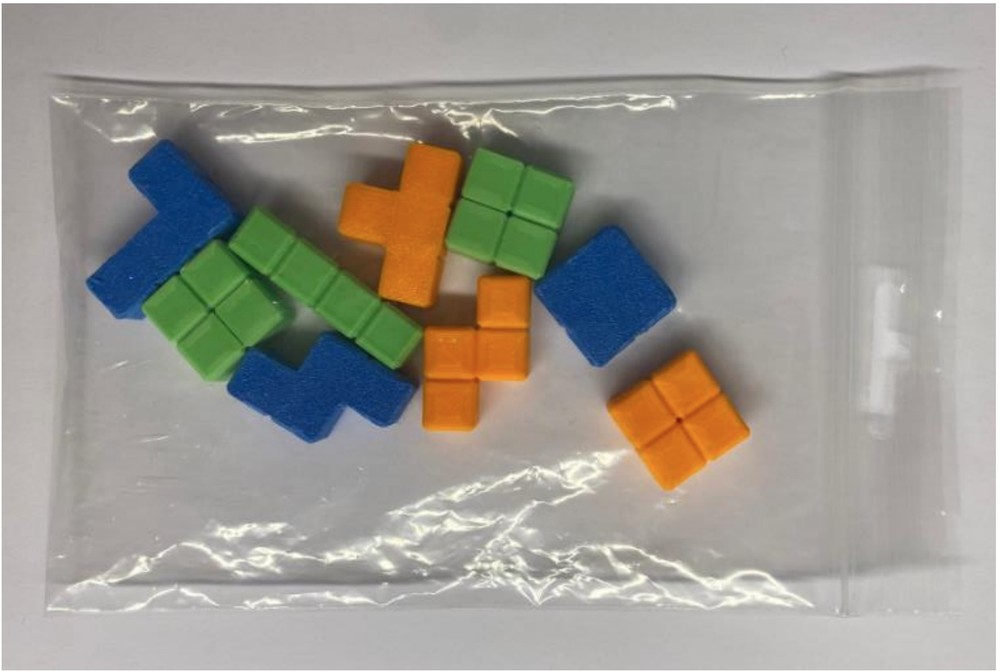
#> input picture ex_img.png, 1000 x 672 px, shrunk from 1221 x 820 before the run
$ python main_img.py
#> lines starting #> are read from the running program, lines starting #| are printed output that depends on the picture; after the words box and inside, x2 and y2 are one past the last pixel; in counts of white or black regions, pixels touching at a corner belong together
# Importing libraries
import numpy as np
import cv2

# Reading image
image = cv2.imread("ex_img.png")
#> image is the input picture: shape (672, 1000, 3); mean B, G, R 145.9, 154, 156.4

# Converting BGR to HSV
hsvFrame = cv2.cvtColor(image, cv2.COLOR_BGR2HSV)
#> hsvFrame: shape (672, 1000, 3); mean H, S, V 33.4, 40.5, 164

# Setting range and defining mask for colors
red_lower = np.array([136, 87, 111], np.uint8)
red_upper = np.array([180, 255, 255], np.uint8)
red_mask = cv2.inRange(hsvFrame, red_lower, red_upper)
#> red_mask: shape (672, 1000); every value is 0

green_lower = np.array([25*1.5, 52*1.5, 72*1.5], np.uint8)
green_upper = np.array([102, 255, 255], np.uint8)
green_mask = cv2.inRange(hsvFrame, green_lower, green_upper)
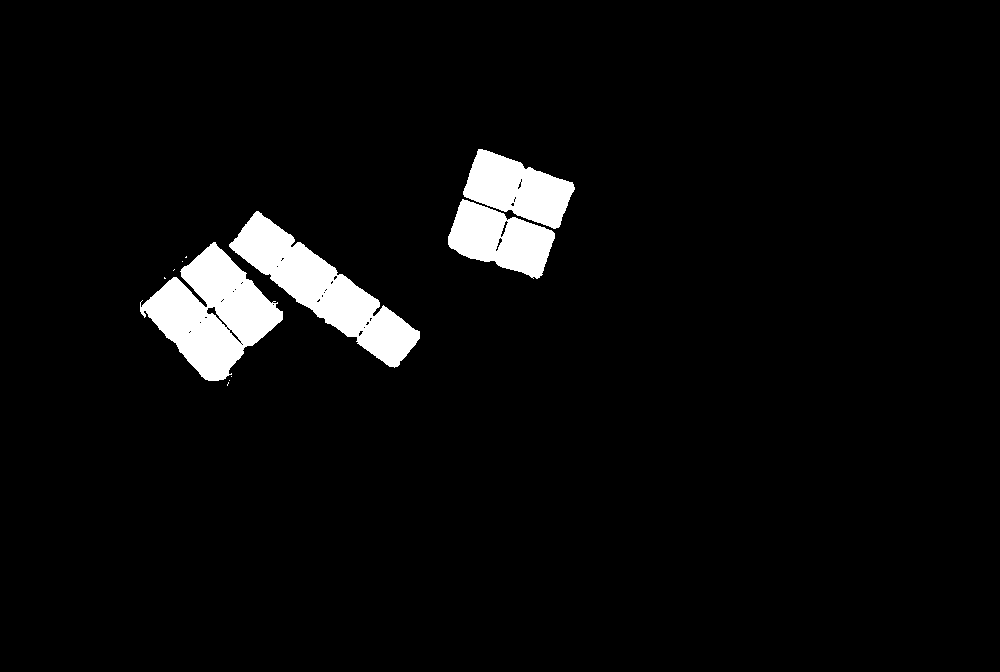
#> green_mask: shape (672, 1000); 4.5% white; 11 white regions (7 under 20 px), largest, box (x1, y1, x2, y2) and area: (140, 242, 283, 381) 10236, (229, 211, 420, 368) 9564, (463, 149, 575, 229) 5102, (448, 199, 555, 279) 5045

blue_lower = np.array([94, 80, 2], np.uint8)
blue_upper = np.array([120, 255, 255], np.uint8)
blue_mask = cv2.inRange(hsvFrame, blue_lower, blue_upper)
#> blue_mask: shape (672, 1000); 5.4% white; 3 white regions, box (x1, y1, x2, y2) and area: (86, 140, 246, 320) 12587, (227, 331, 414, 443) 12082, (535, 224, 676, 367) 11724

orange_lower = np.array([10, 110, 110], np.uint8)
orange_upper = np.array([25, 255, 255], np.uint8)
orange_mask = cv2.inRange(hsvFrame, orange_lower, orange_upper)
#> orange_mask: shape (672, 1000); 5.3% white; 4 white regions (1 under 20 px), largest, box (x1, y1, x2, y2) and area: (336, 141, 461, 308) 12417, (422, 272, 532, 433) 11640, (606, 350, 751, 491) 11435

# Defining kernel size for dilation
kernel = np.ones((5, 5), "uint8")

# Making objects bold
red_mask = cv2.dilate(red_mask, kernel)
green_mask = cv2.dilate(green_mask, kernel)
#> green_mask: shape (672, 1000); 5.1% white; 4 white regions, box (x1, y1, x2, y2) and area: (138, 240, 285, 388) 11862, (446, 147, 577, 281) 11550, (227, 209, 422, 370) 11083, (171, 267, 177, 273) 34
blue_mask = cv2.dilate(blue_mask, kernel)
#> blue_mask: shape (672, 1000); 6% white; 3 white regions, box (x1, y1, x2, y2) and area: (84, 138, 248, 322) 14099, (225, 329, 416, 445) 13443, (533, 222, 678, 369) 12877
orange_mask = cv2.dilate(orange_mask, kernel)
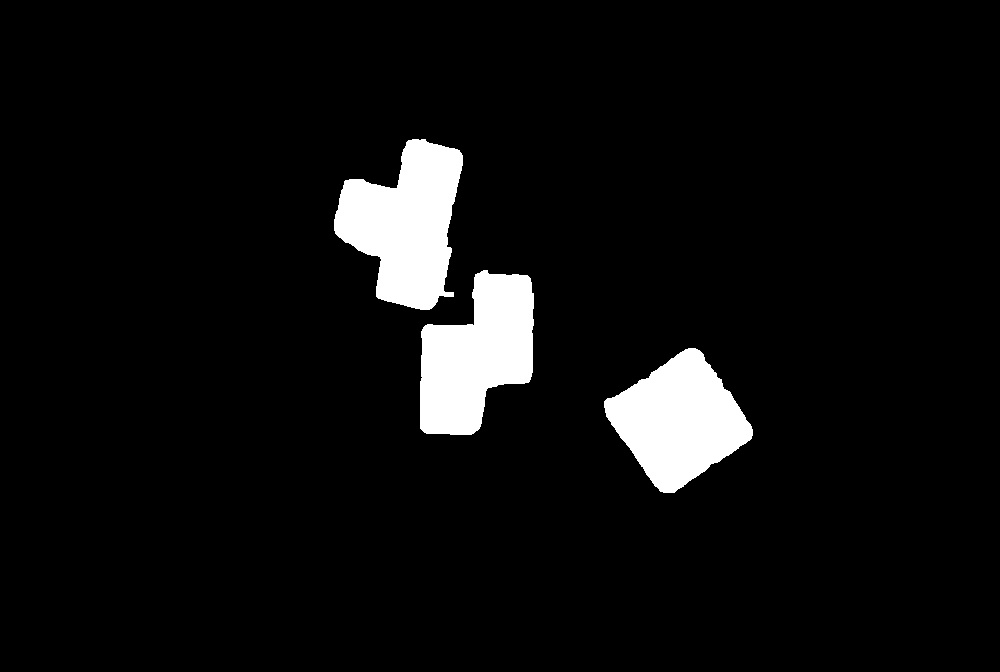
#> orange_mask: shape (672, 1000); 5.8% white; 3 white regions

# Draw rectangles for colors
red_count = 0
contours, hierarchy = cv2.findContours(red_mask, cv2.RETR_TREE, cv2.CHAIN_APPROX_SIMPLE)
#> contours = []
for pic, contour in enumerate(contours):
    area = cv2.contourArea(contour)
    if(area > 220):
        x, y, w, h = cv2.boundingRect(contour)
        image = cv2.rectangle(image, (x, y), (x + w, y + h), (0, 0, 255), 2)
        cv2.putText(image, "Red", (x, y), cv2.FONT_HERSHEY_SIMPLEX, 1.0, (0, 0, 255))
        red_count = red_count + 1
#> this loop made 0 passes
#> after the loop, red_count = 0

green_count = 0
contours, hierarchy = cv2.findContours(green_mask, cv2.RETR_TREE, cv2.CHAIN_APPROX_SIMPLE)
#> contours = 7 contours, 3 with area under 20; largest, box (x1, y1, x2, y2) and area: (138, 240, 285, 388) 11666, (446, 147, 577, 281) 11358, (227, 209, 422, 370) 10857, (171, 267, 177, 273) 24
for pic, contour in enumerate(contours):
    area = cv2.contourArea(contour)
    if(area > 220):
        x, y, w, h = cv2.boundingRect(contour)
        image = cv2.rectangle(image, (x, y), (x + w, y + h), (0, 255, 0), 2)
        cv2.putText(image, "Green", (x, y), cv2.FONT_HERSHEY_SIMPLEX, 1.0, (0, 255, 0))
        green_count = green_count + 1
#> this loop made 7 passes
#> (area, x, y, w, h) on passes 2, 5, 6: (11665.5, 138, 240, 147, 148), (10857, 227, 209, 195, 161), (11357.5, 446, 147, 131, 134)
#> area on pass 1: 24
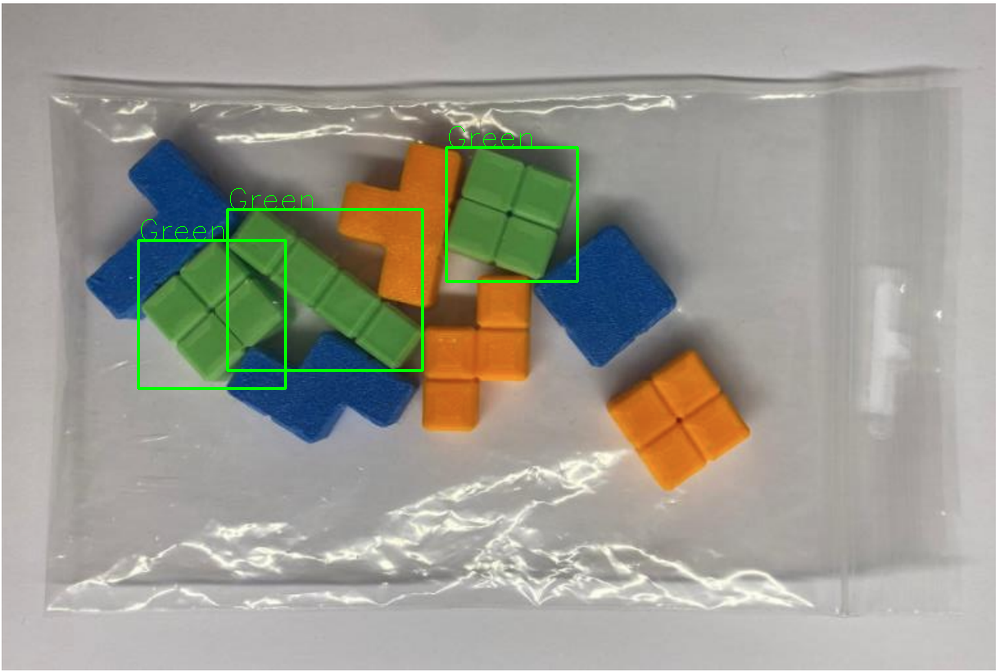
#> image: shape (672, 1000, 3); mean B, G, R 145.2, 155.4, 155.7
#> after the loop, green_count = 3

blue_count = 0
contours, hierarchy = cv2.findContours(blue_mask, cv2.RETR_TREE, cv2.CHAIN_APPROX_SIMPLE)
#> contours = 3 contours; box (x1, y1, x2, y2) and area: (84, 138, 248, 322) 13859, (225, 329, 416, 445) 13212, (533, 222, 678, 369) 12692
for pic, contour in enumerate(contours):
    area = cv2.contourArea(contour)
    if(area > 220):
        x, y, w, h = cv2.boundingRect(contour)
        image = cv2.rectangle(image, (x, y), (x + w, y + h), (255, 0, 0), 2)
        cv2.putText(image, "Blue", (x, y), cv2.FONT_HERSHEY_SIMPLEX, 1.0, (255, 0, 0))
        blue_count = blue_count + 1
#> this loop made 3 passes
#> (area, x, y, w, h) on passes 1 to 3: (13212, 225, 329, 191, 116), (12692, 533, 222, 145, 147), (13859, 84, 138, 164, 184)
#> pass 1, `image = cv2.rectangle(image, (x, y), (x + w, y + h), (255, 0, 0), 2)`:
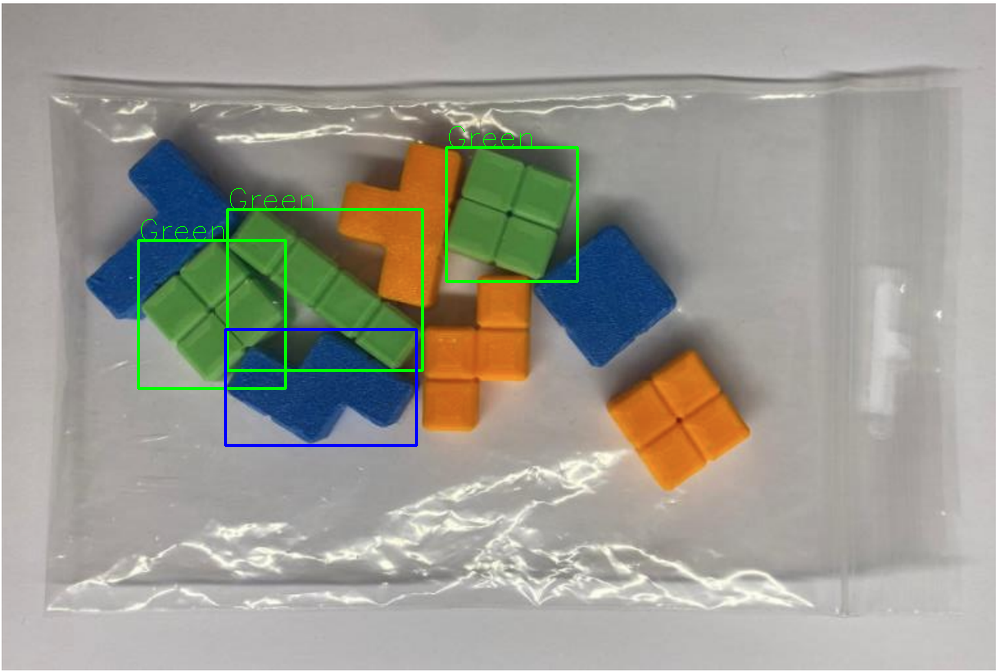
#> image: shape (672, 1000, 3); 0.27% of pixels changed, all inside (x1, y1, x2, y2) = (224, 328, 418, 447)
#> after the loop: image: shape (672, 1000, 3); mean B, G, R 146.6, 154.2, 154.6
#> after the loop, blue_count = 3

orange_count = 0
contours, hierarchy = cv2.findContours(orange_mask, cv2.RETR_TREE, cv2.CHAIN_APPROX_SIMPLE)
#> contours = 3 contours; box (x1, y1, x2, y2) and area: (334, 139, 463, 310) 13494, (420, 270, 534, 435) 12553, (604, 348, 753, 493) 12434
for pic, contour in enumerate(contours):
    area = cv2.contourArea(contour)
    if(area > 220):
        x, y, w, h = cv2.boundingRect(contour)
        image = cv2.rectangle(image, (x, y), (x + w, y + h), (0, 165, 255), 2)
        cv2.putText(image, "Orange", (x, y), cv2.FONT_HERSHEY_SIMPLEX, 1.0, (0, 165, 255))
        orange_count = orange_count + 1
#> this loop made 3 passes
#> (area, x, y, w, h) on passes 1 to 3: (12434, 604, 348, 149, 145), (12553, 420, 270, 114, 165), (13493.5, 334, 139, 129, 171)
#> pass 1, `image = cv2.rectangle(image, (x, y), (x + w, y + h), (0, 165, 255), 2)`:
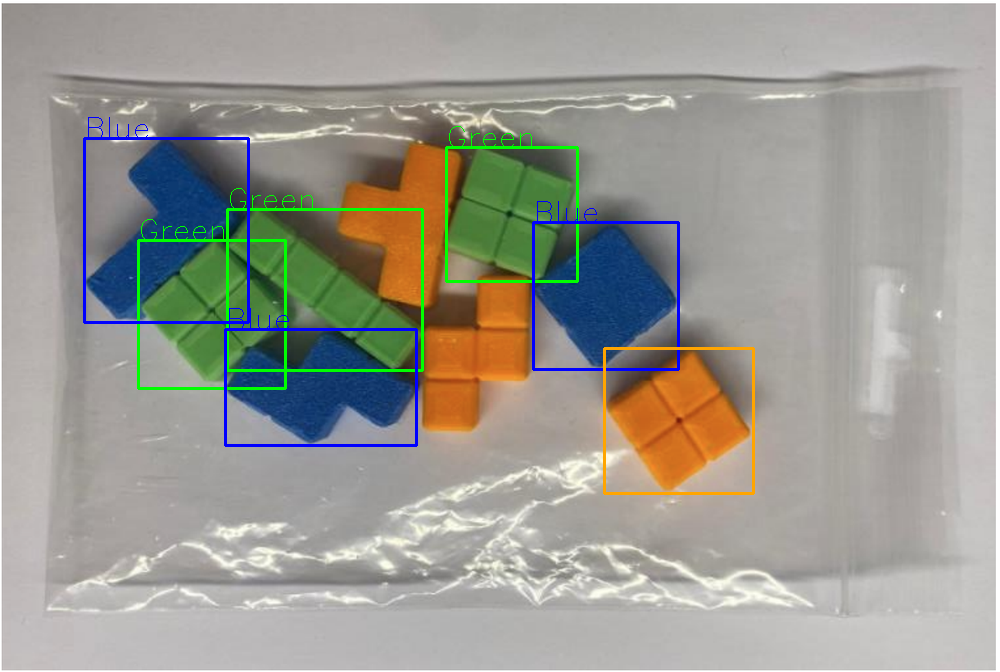
#> image: shape (672, 1000, 3); mean B, G, R 146.2, 154.3, 154.9
#> pass 3, `image = cv2.rectangle(image, (x, y), (x + w, y + h), (0, 165, 255), 2)`:
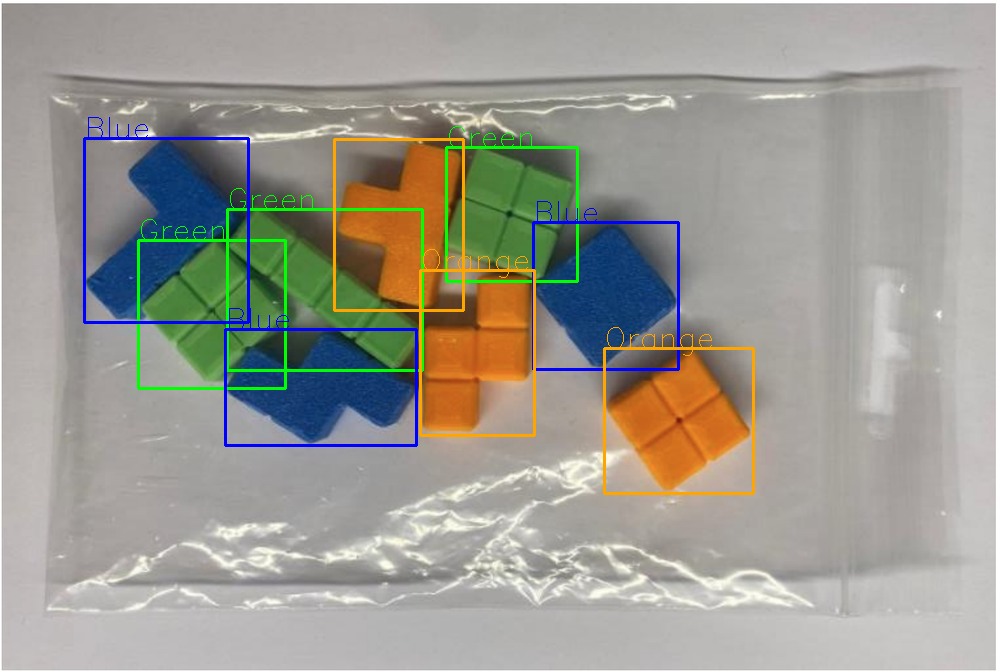
#> image: shape (672, 1000, 3); mean B, G, R 145.7, 154.6, 155.7
#> after the loop: image: shape (672, 1000, 3); 0.03% of pixels changed, all inside (x1, y1, x2, y2) = (337, 118, 442, 147)
#> after the loop, orange_count = 3

w, h, _ = image.shape
#> w = 672; h = 1000
x, y = 25, 25
cv2.putText(image, f"Red: {red_count}", (x, y), cv2.FONT_HERSHEY_SIMPLEX, 0.7, (0, 0, 255))
#> image: shape (672, 1000, 3); mean B, G, R 145.6, 154.6, 155.8
cv2.putText(image, f"Green: {green_count}", (x, 2*y), cv2.FONT_HERSHEY_SIMPLEX, 0.7, (0, 255, 0))
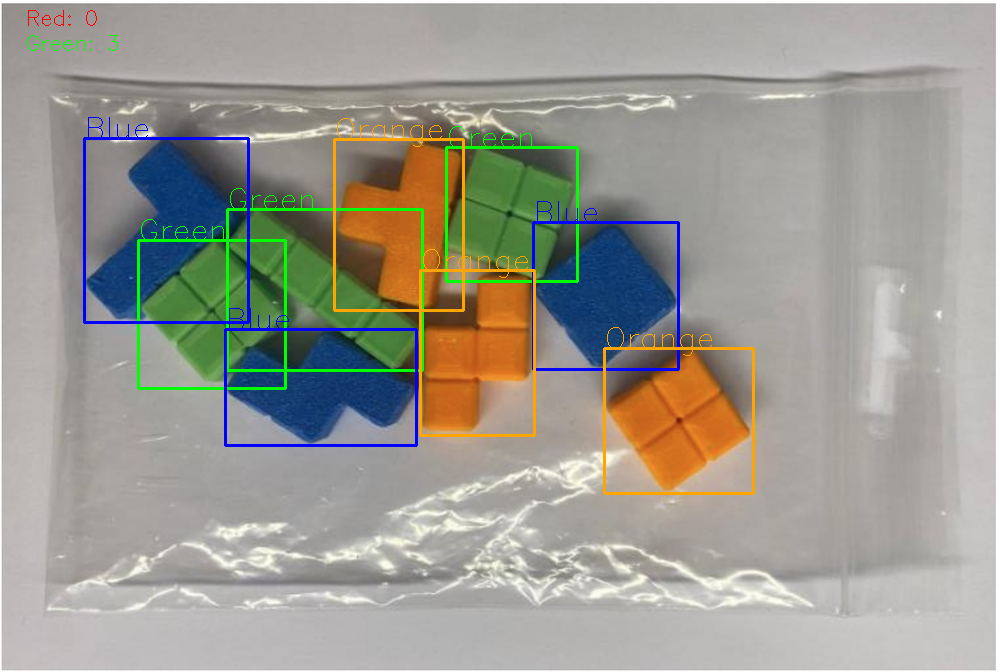
#> image: shape (672, 1000, 3); mean B, G, R 145.6, 154.6, 155.8
cv2.putText(image, f"Blue: {blue_count}", (x, 3*y), cv2.FONT_HERSHEY_SIMPLEX, 0.7, (255, 0, 0))
#> image: shape (672, 1000, 3); 0.03% of pixels changed, all inside (x1, y1, x2, y2) = (28, 60, 102, 76)
cv2.putText(image, f"Orange: {orange_count}", (x, 4*y), cv2.FONT_HERSHEY_SIMPLEX, 0.7, (0, 165, 255))
#> image: shape (672, 1000, 3); mean B, G, R 145.5, 154.6, 155.8

cv2.imshow("Detected colors", image)
cv2.waitKey(0)
